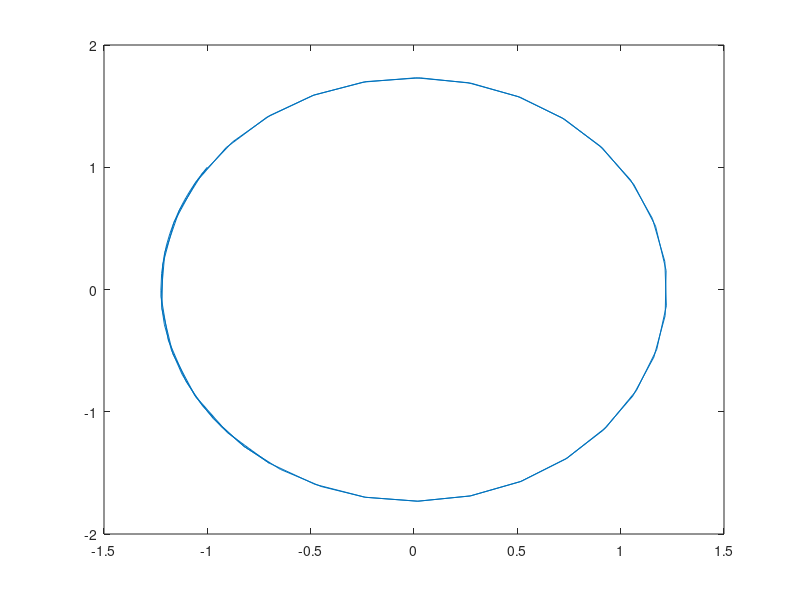

Write MATLAB code to recreate this figure.
function sys_ode45

tspan = [0 10];
initial = [-1 1];

initial_function = @(t, x) [-x(2); 2 * x(1)];

[t, x] = ode45(initial_function, tspan, initial);

plot(x(:, 1), x(:, 2))

end